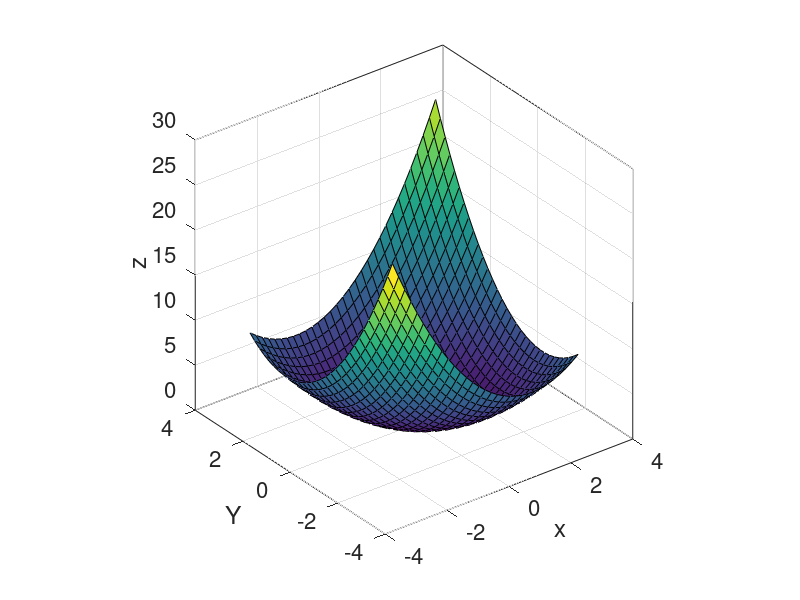
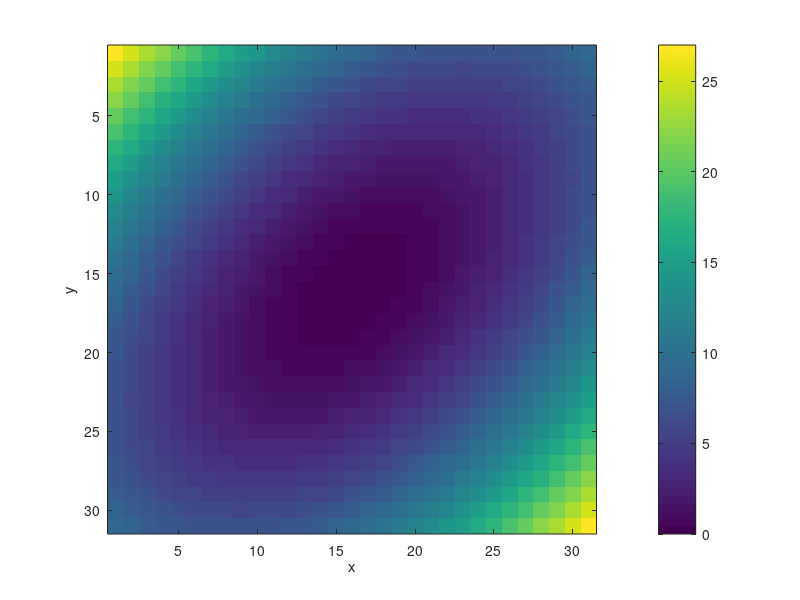

Reproduce these figures in MATLAB, in order.
[x,y]=meshgrid(-3:.2:3,-3:.2:3);
figure;
z=x.^2+y.^2+x.*y;surf(x,y,z);
box on;set(gca,'FontSize',16);axis square;
xlabel('x');ylabel('Y');zlabel('z');
xlim([-4,4]);ylim([-4,4]);
figure
imagesc(z);axis square;xlabel('x');ylabel('y');colorbar;